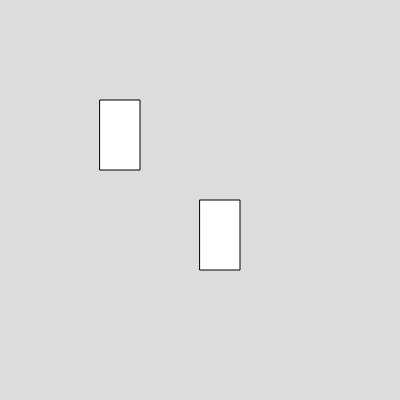
Frame 1 (no input)
Frame 60 (no input): identical to frame 1, image omitted
Frame 120 (the mouse pressed at the canvas centre since frame 60): identical to frame 1, image omitted

The p5.js sketch that drew this single still picture (run headless with seeded random() and noise() and a simulated clock; from frame 60 on, the mouse is pressed at the canvas centre):

// p5.js sketch
// ── sketch.js
// in sketch.js :: main program
// createSprite
//drawSprite
//p5.js: library

//ctrl+s
//cmd+s

function setup() {
  createCanvas(400, 400);
}

function draw() {
  background(220);

  rect(200,200,40,70);
  rect(100,100,40,70);
}
